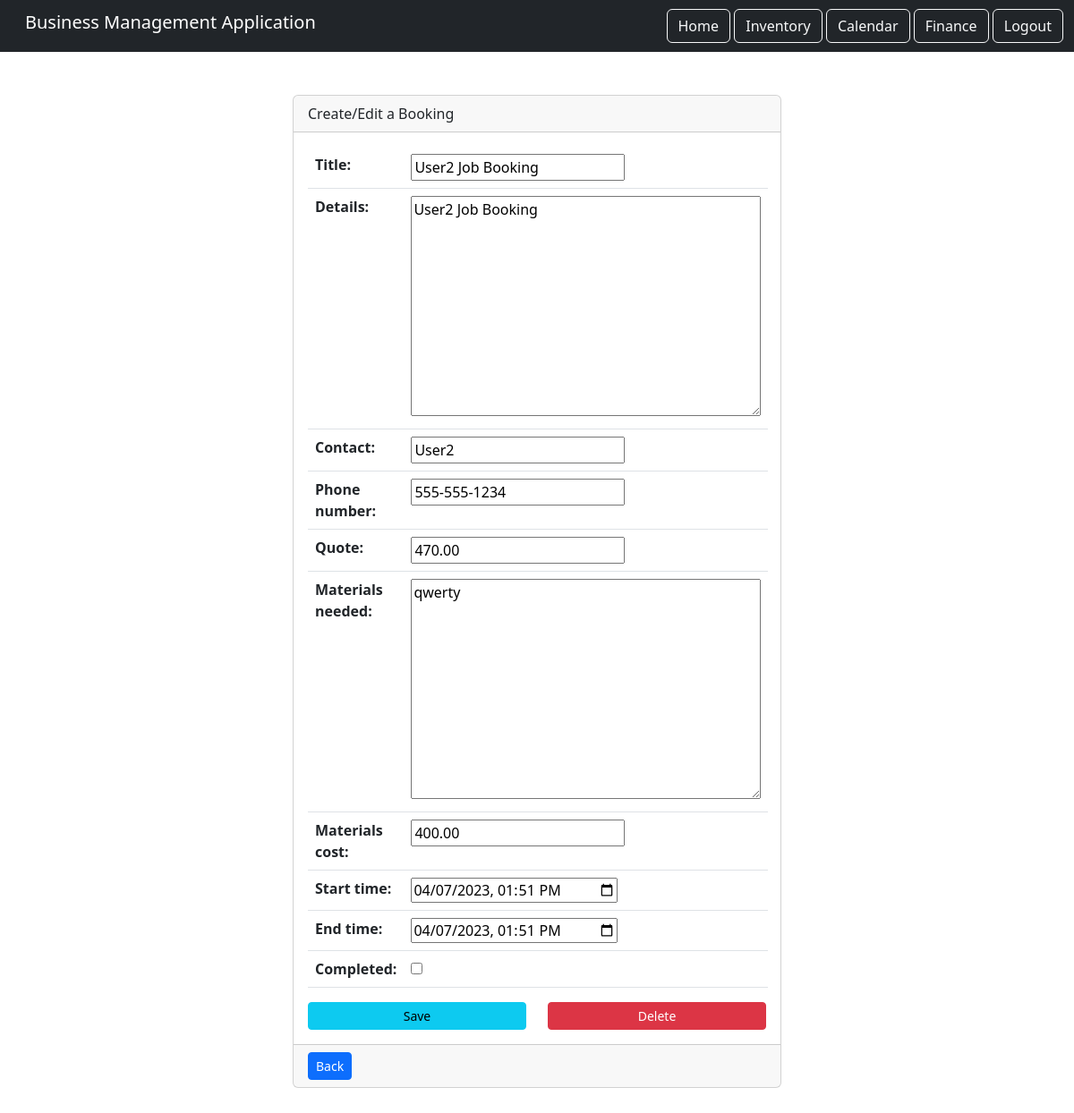
The app's page /calendar/booking/edit/64/ (signed in), older data.
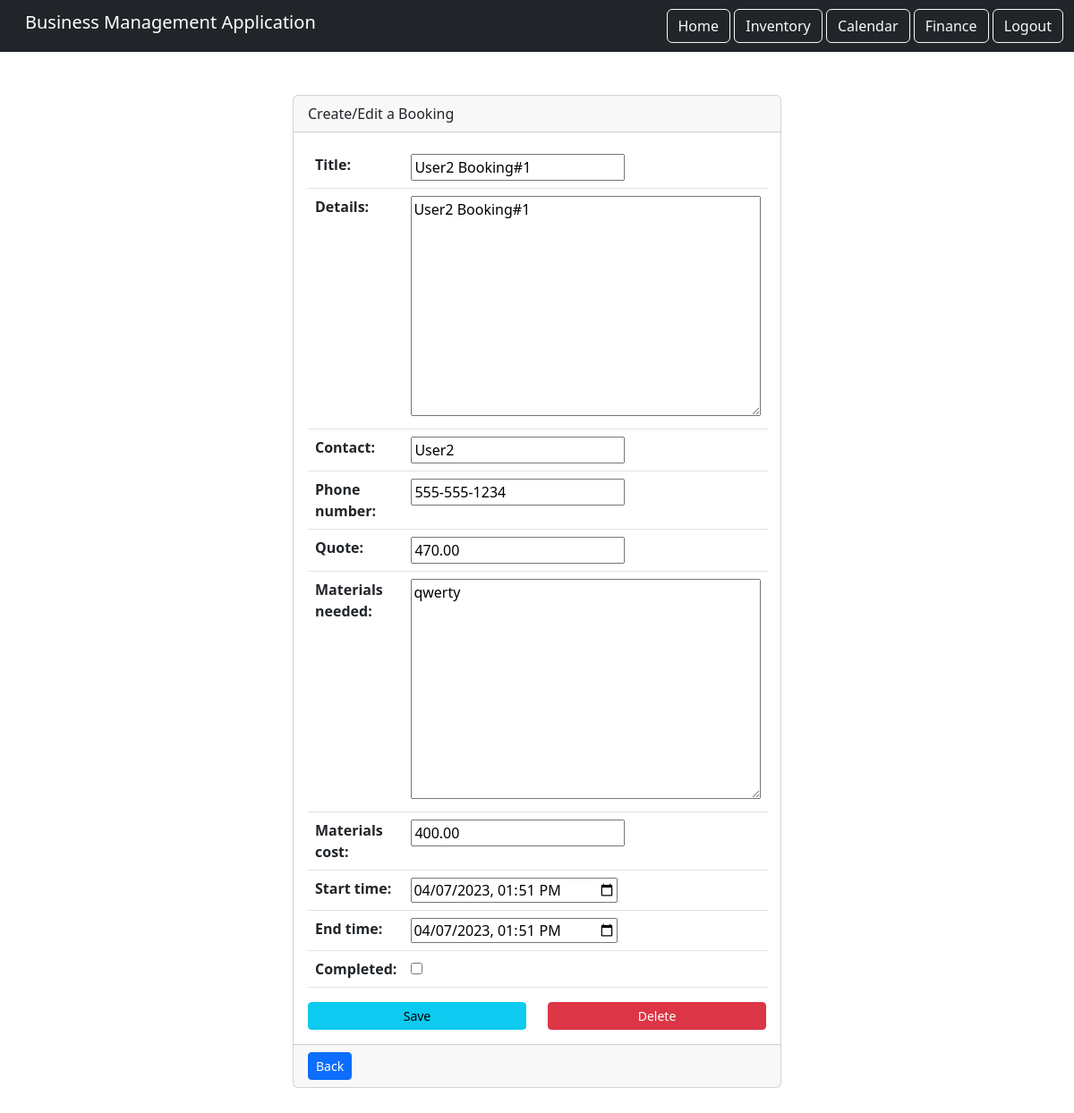
The same page, newer data.
### calendar_component/models.py (models this page shows, shortened)
class Booking(models.Model):
    title = models.CharField(max_length=200)
    details = models.TextField()
    contact = models.CharField(max_length=200)
    phone_number = models.CharField(max_length=15)
    quote = models.DecimalField(max_digits=10, decimal_places=2)
    materials_needed = models.TextField()
    materials_cost = models.DecimalField(max_digits=10, decimal_places=2)
    start_time = models.DateTimeField()
    end_time = models.DateTimeField()
    completed = models.BooleanField(default=False)
    user = models.ForeignKey(User, on_delete=models.CASCADE, related_name='bookings')

### calendar_component/views.py (the view)
# urls.py: path('booking/edit/<int:booking_id>/', views.booking, name='booking_edit'),
def booking(request, booking_id=None):
    if booking_id: # checks if there is a bookingid and if there is make sure it is for the user
        booking = get_object_or_404(Booking, pk=booking_id, user=request.user)
    else:
        booking = Booking() # creates a new booking instance if there is no bookingid
    if request.method == 'POST': # makes sure the booking form is sent using a POST request
        form = BookingForm(request.POST, instance=booking) # adds booking details to the form
        if form.is_valid():
            booking = form.save(commit=False)
            booking.user = request.user  # links the booking with the user
            booking.save()
            return HttpResponseRedirect(reverse('calendar_component:calendar'))
    else:
        form = BookingForm(instance=booking) # if not a POST request form remains and booking is not saved
    return render(request, 'booking.html', {'form': form}) # displays booking page with the booking form

### calendar_component/forms.py
class BookingForm(ModelForm):
    completed = BooleanField(required=False) # adding completed to the form
    class Meta:
        model = Booking
        exclude = ('user',)  # dont want user to appear on the form
        widgets = {
            'start_time': DateInput(attrs={'type': 'datetime-local'}, format='%Y-%m-%dT%H:%M'), # displayes the booked start and end times in the widgets
            'end_time': DateInput(attrs={'type': 'datetime-local'}, format='%Y-%m-%dT%H:%M'),
        }
        fields = '__all__' # sets all feilds to the form except whats excluded
    def __init__(self, *args, **kwargs): # when the form is created it will set the date and time
        super(BookingForm, self).__init__(*args, **kwargs)
        self.fields['start_time'].input_formats = ('%Y-%m-%dT%H:%M',)
        self.fields['end_time'].input_formats = ('%Y-%m-%dT%H:%M',)

### calendar_component/templates/booking.html (shortened to what this page needs)
{% extends 'base.html' %}
{% load static %}
{% block content %}
<div class="row">
    <div class="col-md-6 mx-auto">
        <div class="card">
            <div class="card-header">Create/Edit a Booking</div>
            <div class="card-body">
                <form method="post">
                    <div class="form-group">
                        <table class="table">
                            {{ form }}
                        </table>
                    </div>
                   <div class="row d-flex justify-content-center">
                    {% if not form.instance.pk %}
                        <div class="col-5 d-flex justify-content-center">
                            <button type="submit" class="btn btn-sm btn-info w-100">Save</button>
                        </div>
                    {% else %}
                        <div class="col-6 d-flex justify-content-center">
                            <button type="submit" class="btn btn-sm btn-info w-100">Save</button>
                        </div>
                        <div class="col-6 d-flex justify-content-center">
                            <button type="button" class="btn btn-sm btn-danger w-100" data-bs-toggle="modal" data-bs-target="#deleteModal-{{ form.instance.pk }}">Delete</button>
                        </div>
                    {% endif %}
                </div>
                </form>
            </div>
            <div class="card-footer">
                <a href="{% url 'calendar_component:calendar' %}" class="btn btn-sm btn-primary">Back</a>
            </div>
        </div>
    </div>
</div>
{% endblock content %}

Row changes from the older to the newer data that the page shows:
changed Booking "User2": title "User2 Job Booking" → "User2 Booking#1"; details "User2 Job Booking" → "User2 Booking#1"
